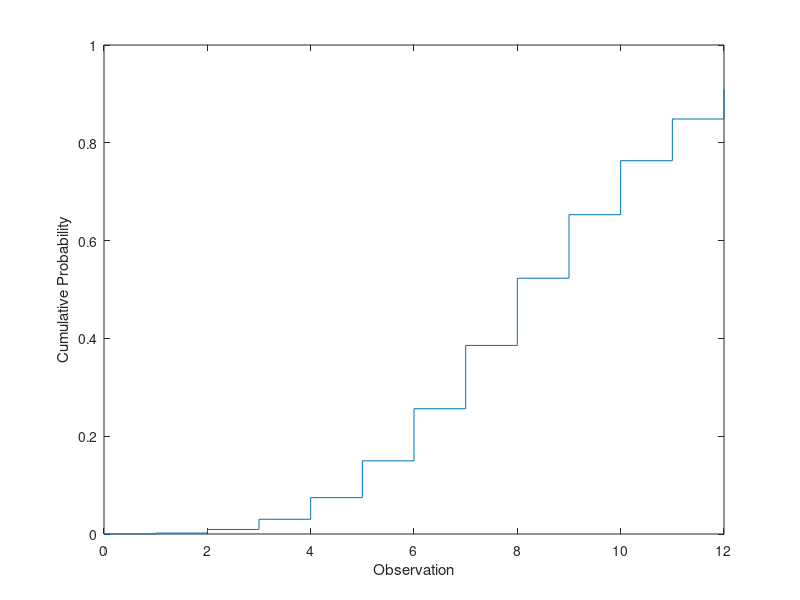
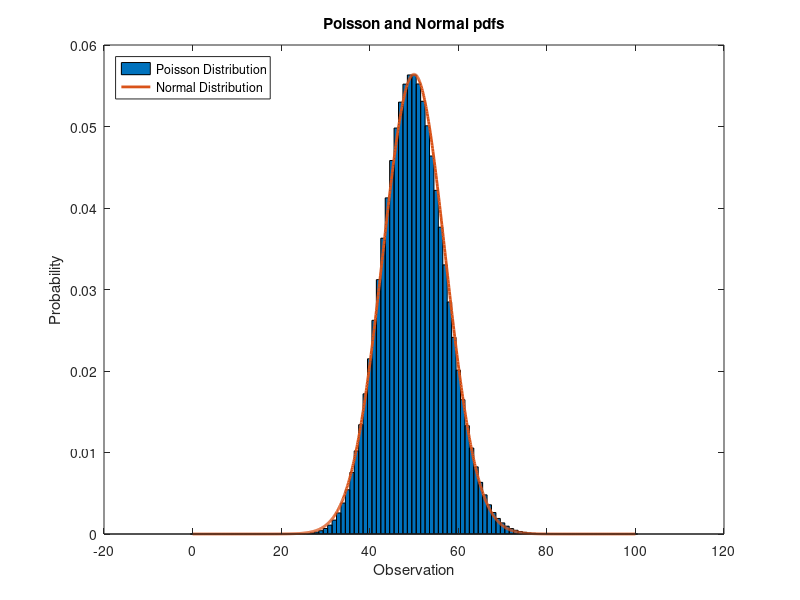

The MATLAB script that drew these images, in order:
x = 0:12;
y = poisscdf(x,8.5);

figure
stairs(x,y)
xlabel('Observation')
ylabel('Cumulative Probability')

lambda = 50;
x1 = 0:100;
y1 = poisspdf(x1,lambda);

mu = lambda;
sigma = sqrt(lambda);
x2 = 0:0.1:100;
y2 = normpdf(x2,mu,sigma);

figure
bar(x1,y1,1)
hold on
plot(x2,y2,'LineWidth',2)
xlabel('Observation')
ylabel('Probability')
title('Poisson and Normal pdfs')
legend('Poisson Distribution','Normal Distribution','location','northwest')
hold off
